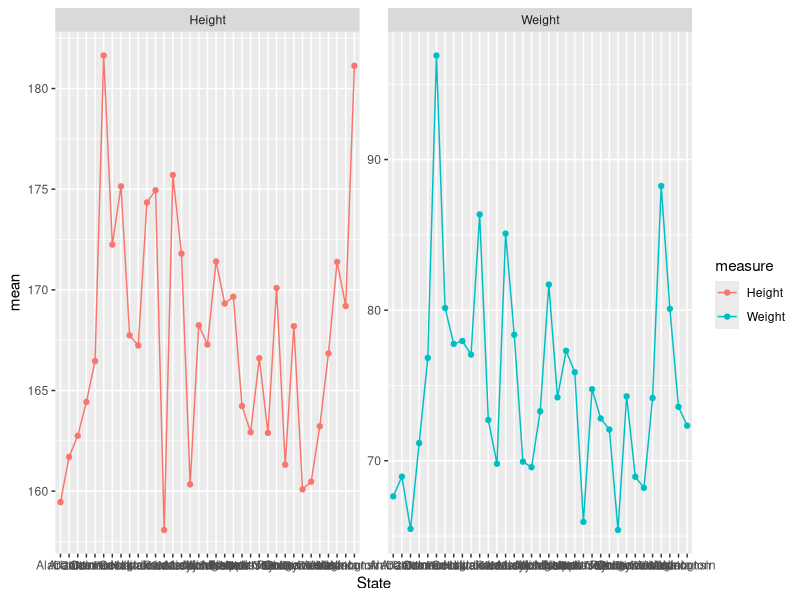

Write the R code that produced this figure.
## ---- chunk 1
library(tidyverse)
## ---- chunk 2

patients <- read_tsv("patient-data-cleaned.txt")

## ---- chunk 3
patients
## ---- chunk 4
summarise(patients, mean(Height))
## ---- chunk 5
mean(patients$Height)
## ---- chunk 6

summarise(patients, average = mean(Height), standard_deviation = sd(Height))

## ---- chunk 7
summarise(patients, correlation = cor(Height, Weight))
## ---- chunk 8
summarise_all(patients, mean)
## ---- chunk 9
summarise_at(patients, vars(Height, Weight), mean)

## ---- chunk 10
summarise_if(patients, is.numeric, mean)
## ---- chunk 11
summarise_at(patients, vars(Height, Weight), list(mean, sd))
## ---- chunk 12
patients %>% 
  select(Height, Weight) %>% 
  summarise_all(list(average =  mean, stdev = sd))

## ---- chunk 13

summarise_at(patients, vars(-ID:-Smokes, -State:-Died), mean)

## ---- chunk 14

summarise_at(patients, vars(starts_with('BM')), mean)

summarise_at(patients, vars(ends_with('ight')), mean)

# use regular expression to select columns on which to operate
summarise_at(patients, vars(matches('[HW]eight')), mean)

# use one_of if you have a vector of column names

columns <- c('Height', 'Weight', 'Age')

summarise_at(patients, vars(one_of(columns)), mean)

# alternatively, and more concisely, just pass the vector of columns names

summarise_at(patients, vars(columns), mean)

## ---- chunk 15

summarise(patients, mean(Height))

patients %>% summarise(mean(Height))

## ---- chunk 16

patients %>% group_by(State) %>% summarise(mean(Height))
## ---- chunk 17

patients %>% group_by(State) %>% summarise(n(), mean(Height), sd(Height))

## ---- chunk 18

patients %>% 
  group_by(State) %>% 
  summarise(
    N = n(),
    `Average height` = mean(Height),
    `Stdev height` = sd(Height)
    
  ) %>%
  mutate_at(vars(`Average height`, `Stdev height`), round, digits = 1)
## ---- chunk 19

patients %>% group_by(State) %>% summarise(N = n())

patients %>% group_by(State) %>% count()

## ---- chunk 20
patients %>% group_by(State) %>% summarise_at(vars(Height, Weight), mean)
## ---- chunk 21
patients %>% 
    group_by(State) %>% 
    summarise_at(vars(Height, Weight), mean) %>% 
    gather(measure, mean, -State) %>% 
    ggplot(aes(x = State, y = mean, color = measure, group = measure)) + 
      geom_point() + 
      geom_line() +
      facet_wrap(~measure, scales = "free_y")
## ---- chunk 22
patients %>% group_by(State) %>% summarise(correlation = cor(Height, Weight))
## ---- chunk 23
class(patients)
## ---- chunk 24
patients_grouped <- patients %>%  group_by(State)
class(patients_grouped)
## ---- chunk 25
groups(patients_grouped)
## ---- chunk 26
patients_ungrouped <- ungroup(patients_grouped)
class(patients_ungrouped)
groups(patients_ungrouped)

## ---- chunk 27
band_members
band_instruments
## ---- chunk 28
left_join(band_members, band_instruments, by = "name")
## ---- chunk 29
right_join(band_members, band_instruments, by = "name")
## ---- chunk 30
inner_join(band_members, band_instruments, by = "name")
## ---- chunk 31
full_join(band_members, band_instruments, by = "name")
## ---- chunk 32
band_instruments2
left_join(band_members, band_instruments2, by = c("name" = "artist"))
## ---- chunk 33
df1 <- data_frame(
  name = c("Mick",   "John",    "Paul",    "Paul"),
  band = c("Stones", "Beatles", "Beatles", "Wings")
)
df2 <- data_frame(
  name =  c("John",   "Paul", "Paul",   "Keith"),
  plays = c("guitar", "bass", "guitar", "guitar")
)

left_join(df1, df2, by = "name")

## ---- chunk 34

df1 <- data_frame(
  forename = c("Mick",   "John",    "Paul",      "John"),
  surname =  c("Jagger", "Lennon",  "McCartney", "Squire"),
  band =     c("Stones", "Beatles", "Beatles",   "Roses")
)

df2 <- data_frame(
  forename = c("John",   "Paul",      "Keith",    "John"),
  surname =  c("Lennon", "McCartney", "Richards", "Squire"),
  plays =    c("guitar", "bass",      "guitar",   "guitar")
)
left_join(df1, df2, by = c("forename", "surname"))

## ---- chunk 35
# semi_join returns all rows from the first table where there are matches in the other table
semi_join(band_members, band_instruments, by = "name")

## ---- chunk 36
# anti_join returns all rows where there is no match in the other table
anti_join(band_members, band_instruments, by = "name")
